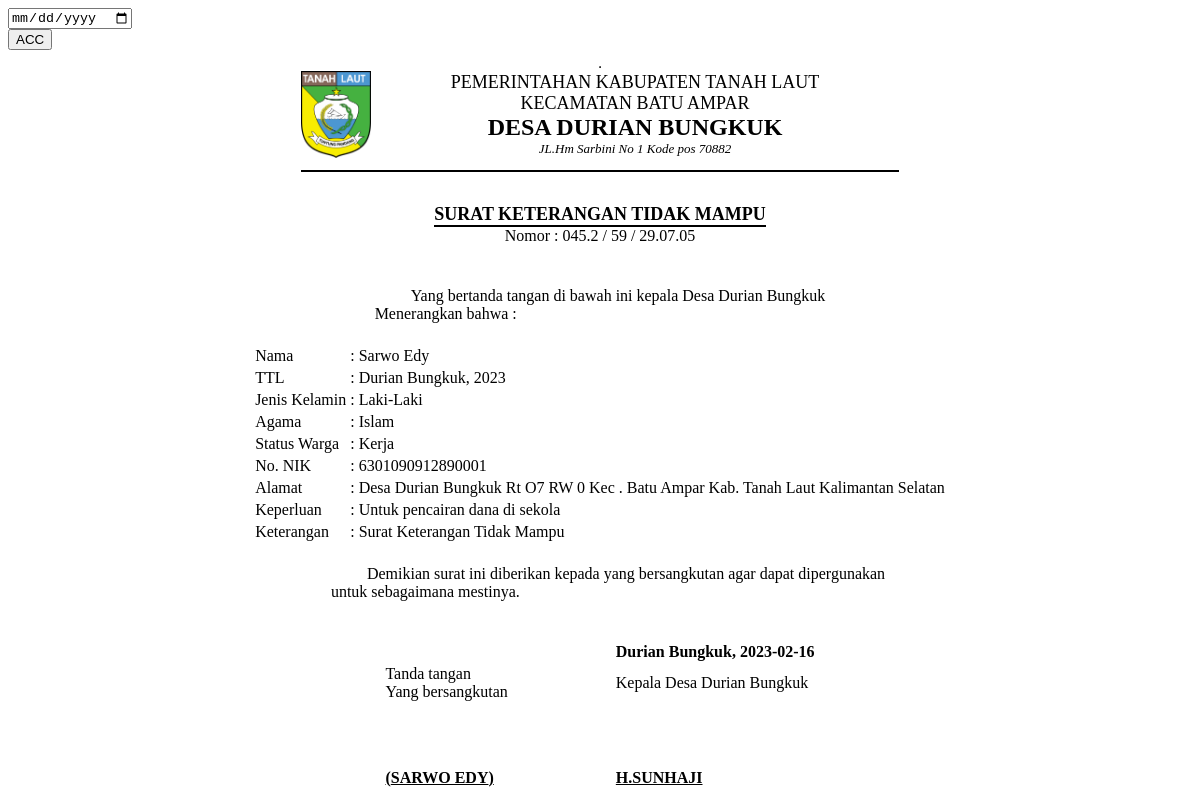
/demo1/view_sktm.php?id_request_sktm=59, run on the app's committed database.
### tables this page shows
CREATE TABLE `data_request_sktm` (
  `id_request_sktm` int(11) NOT NULL,
  `nik` varchar(16) NOT NULL,
  `tanggal_request` timestamp NOT NULL DEFAULT current_timestamp(),
  `scan_ktp` text NOT NULL,
  `scan_kk` text NOT NULL,
  `keperluan` varchar(30) NOT NULL,
  `request` varchar(20) NOT NULL DEFAULT 'TIDAK MAMPU',
  `keterangan` varchar(50) NOT NULL DEFAULT 'Data sedang diperiksa oleh Staf',
  `status` int(11) NOT NULL DEFAULT 0,
  `acc` date NOT NULL
);

CREATE TABLE `data_user` (
  `nik` varchar(16) NOT NULL,
  `password` varchar(225) NOT NULL,
  `hak_akses` varchar(225) NOT NULL,
  `nama` varchar(30) NOT NULL,
  `tanggal_lahir` date NOT NULL,
  `tempat_lahir` varchar(30) NOT NULL,
  `jekel` varchar(20) NOT NULL,
  `agama` varchar(20) NOT NULL,
  `alamat` text NOT NULL,
  `telepon` varchar(13) NOT NULL,
  `status_warga` varchar(30) NOT NULL
);

### demo1/view_sktm.php (the view, shortened to what this page needs)
<?php include '../konek.php';?>
<link href="css/sweetalert.css" rel="stylesheet" type="text/css">
<?php
	if(isset($_GET['id_request_sktm'])){
		$id=$_GET['id_request_sktm'];
		$sql = "SELECT * FROM data_request_sktm natural join data_user WHERE id_request_sktm='$id'";
		$query = mysqli_query($konek,$sql);
        $data = mysqli_fetch_array($query,MYSQLI_BOTH);
        $id=$data['id_request_sktm'];
        $nik = $data['nik'];
		$nama = $data['nama'];
		$tempat = $data['tempat_lahir'];
        $tgl2 = $data['tanggal_request'];
        $format1 = date('Y', strtotime($tgl2));
		$agama = $data['agama'];
		$jekel = $data['jekel'];
		$nama = $data['nama'];
		$alamat = $data['alamat'];
        $status_warga = $data['status_warga'];
        $keperluan = $data['keperluan'];
        $request = $data['request'];
        $acc = $data['acc'];
	}
?>
                <div class="page-inner mt--5">
					<div class="row mt--2">
						<div class="col-md-6">
							<div class="card full-height">
								<div class="card-body">
								    <div class="card-tools">
                                        <form action="" method="POST" name="myForm" onsubmit="return validateForm()">
                                            <div class="form-group">
                                                <input type="date" name="tgl_acc" class="form-control">
                                                <div class="form-group">
                                                    <input type="submit" name="ttd" value="ACC" class="btn btn-primary btn-sm">
                                                </div>
                                            </div>
                                        </form>
									</div>
								</div>
							</div>
						</div>
					</div>
					<div class="row">
						<div class="col-md-12">
							<div class="card">
								<div class="card-body">
                                <table border="1" align="center">
                                    <table border="0" align="center">
                                        <tr>
                                        <td><img src="../main/img/db/tanahlaut.png" width="70" height="87" alt=""></td>
                                        <td></td>
                                        <td></td>
                                        <td></td>
                                        <td></td>
                                        <td></td>
                                        <td></td>
                                        <td></td>
                                        <td></td>
                                        <td></td>
                                        <td></td>
                                        <td></td>
                                        <td></td>
                                        <td></td>
                                        <td></td>
                                        <td></td>
                                        <td></td>
                                        <td></td>
                                        <td></td>
                                        <td></td>
                                            <td>
                                                <center>
                                                    <font size="4">PEMERINTAHAN KABUPATEN TANAH LAUT</font><br>
                                                    <font size="4">KECAMATAN BATU AMPAR</font><br>
                                                    <font size="5"><b>DESA DURIAN BUNGKUK</b></font><br>
                                                    <font size="2"><i>JL.Hm Sarbini No 1 Kode pos 70882</i></font><br>
                                                </center>
                                            </td>
                                        <td></td>
                                        <td></td>
                                        <td></td>
                                        <td></td>
                                        <td></td>
                                        <td></td>
                                        <td></td>
                                        <td></td>
                                        <td></td>
                                        <td></td>
                                        <td></td>
                                        <td></td>
                                        <td></td>
                                        <td></td>
                                        <td></td>
                                        <td></td>
                                        <td></td>
                                        <td></td>
                                        <td></td>
                                        <td></td>
                                        </tr>
                                        <tr>
                                            <td colspan="45"><hr color="black"></td>
                                        </tr>
                                    </table>
                                    <br>
                                    <table border="0" align="center">
                                        <tr>
                                            <td>
                                                <center>
                                                    <font size="4"><b>SURAT KETERANGAN TIDAK MAMPU</b></font><br>
                                                    <hr style="margin:0px" color="black">
                                                    <span>Nomor : 045.2 / <?php echo $id;?> / 29.07.05</span>
                                                </center>
                                            </td>
                                        </tr>
                                    </table>
                                    <br>
                                    <br>
                                    <table border="0" align="center">
                                        <tr>
                                            <td>
                                                &nbsp;&nbsp;&nbsp;&nbsp;&nbsp;&nbsp;&nbsp;&nbsp;&nbsp;Yang bertanda tangan di bawah ini kepala Desa Durian Bungkuk <br> Menerangkan bahwa :
                                            </td>
                                        </tr>
                                    </table>
                                    <br>
                                    <div>
                                    <table border="0" align="center">
                                        <tr>
                                            <td>Nama</td>
                                            <td>:</td>
                                            <td><?php echo $nama;?></td>
                                        </tr>
                                        <tr>
                                            <td>TTL</td>
                                            <td>:</td>
                                            <td><?php echo $tempat.", ".$format1;?></td>
                                        </tr>
                                        <tr>
                                            <td>Jenis Kelamin</td>
                                            <td>:</td>
                                            <td><?php echo $jekel;?></td>
                                        </tr>
                                        <tr>
                                            <td>Agama</td>
                                            <td>:</td>
                                            <td><?php echo $agama;?></td>
                                        </tr>
                                        <tr>
                                            <td>Status Warga</td>
                                            <td>:</td>
                                            <td><?php echo $status_warga;?></td>
                                        </tr>
                                        <tr>
                                            <td>No. NIK</td>
                                            <td>:</td>
                                            <td><?php echo $nik;?></td>
                                        </tr>
                                        <tr>
                                            <td>Alamat</td>
                                            <td>:</td>
                                            <td><?php echo $alamat;?></td>
                                        </tr>
                                        <tr>
                                            <td>Keperluan</td>
                                            <td>:</td>
                                            <td><?php echo $keperluan;?></td>
                                        </tr>
                                        <tr>
                                            <td>Keterangan</td>
                                            <td>:</td>
                                            <?php
                                                if($request=="TIDAK MAMPU"){
                                                    $request="Surat Keterangan Tidak Mampu";
                                                }
                                            ?>
                                            <td><?php echo $request;?></td>
                                        </tr>
                                    </table>
                                    <br>
                                    <table border="0" align="center">
                                        <tr>
                                            <td>
                                                &nbsp;&nbsp;&nbsp;&nbsp;&nbsp;&nbsp;&nbsp;&nbsp;&nbsp;&nbsp;&nbsp;&nbsp;&nbsp;Demikian surat ini diberikan kepada yang bersangkutan agar dapat dipergunakan<br>&nbsp;&nbsp;&nbsp;&nbsp;untuk sebagaimana mestinya.
                                            </td>
                                        </tr>
                                    </table>
                                    <br>
                                    <br>
                                    <table border="0" align="center">
                                        <tr>
                                            <th></th>
                                            <th width="100px"></th>
                                            <th>Durian Bungkuk, <?php echo $acc;?></th>
                                        </tr>
                                        <tr>
                                            <td>Tanda tangan <br> Yang bersangkutan </td>
                                            <td></td>
                                            <td>Kepala Desa Durian Bungkuk</td>
                                        </tr>
                                        <tr>
                                            <td rowspan="15"></td>
                                            <td></td>
                                            <td rowspan="15"></td>
                                        </tr>
                                        <tr>
                                            <td></td>
                                        </tr>
                                        <tr>
                                            <td></td>
                                        </tr>
                                        <tr>
                                            <td></td>
                                        </tr>
                                        <tr>
                                            <td></td>
                                        </tr>
                                        <tr>
                                            <td></td>
                                        </tr>
                                        <tr>
                                            <td></td>
                                        </tr>
                                        <tr>
                                            <td></td>
                                        </tr>
                                        <tr>
                                            <td></td>
                                        </tr>
                                        <tr>
                                            <td></td>
                                        </tr>
                                        <tr>
                                            <td></td>
                                        </tr>
                                        <tr>
                                            <td></td>
                                        </tr>
                                        <tr>
                                            <td></td>
                                        </tr><tr>
                                            <td></td>
                                        </tr><tr>
                                            <td></td>
                                        </tr><tr>
                                            <td></td>
                                        </tr>
                                        <tr>
                                            <td><b style="text-transform:uppercase"><u>(<?php echo $nama;?>)</u></b></td>
                                            <td></td>
                                            <td><b><u>H.SUNHAJI</u></b></td>
                                        </tr>
                                    </table>
                                </table>
								</div>
							</div>
						</div>
					</div>
			</div>

### data on the page
data_request_sktm: id_request_sktm "59", nik.nama "Sarwo Edy", nik.tempat_lahir "Durian Bungkuk", tanggal_request "2023", nik.jekel "Laki-Laki", nik.agama "Islam", nik.status_warga "Kerja", nik "6301090912890001", nik.alamat "Desa Durian Bungkuk Rt O7 RW 0 Kec . Batu Ampar Kab. Tanah Laut Kalimantan Selatan", keperluan "Untuk pencairan dana di sekola", request "Surat Keterangan Tidak Mampu", acc "2023-02-16", nik.nama "SARWO EDY"
